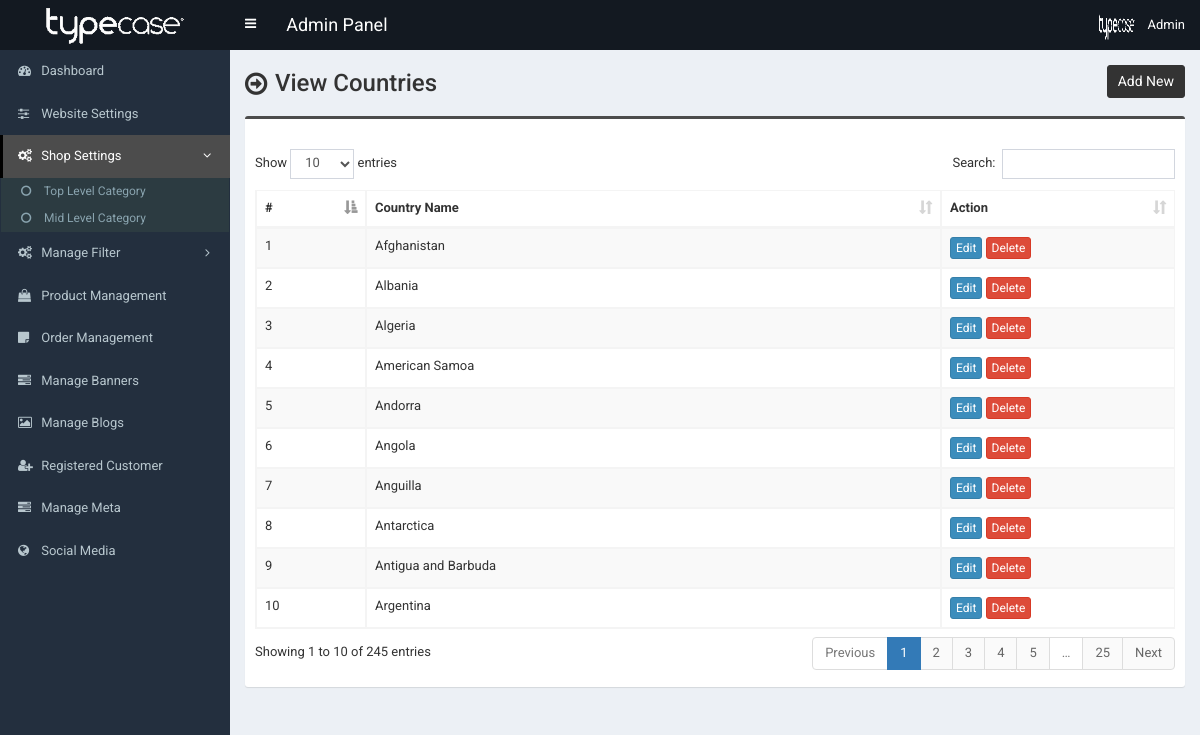
Screenshot of /khatusalasar/country.php (signed in) with the database file from the repository.
### tables this page shows
CREATE TABLE `tbl_country` (
  `country_id` int(11) NOT NULL AUTO_INCREMENT,
  `country_name` varchar(100) NOT NULL DEFAULT '',
  PRIMARY KEY (`country_id`)
);

### khatusalasar/country.php (the view, shortened to what this page needs)
<?php require_once('header.php'); ?>
<section class="content-header">
	<div class="content-header-left">
		<h1>View Countries</h1>
	</div>
	<div class="content-header-right">
		<a href="country-add.php" class="btn btn-primary btn-sm">Add New</a>
	</div>
</section>
<section class="content">
  <div class="row">
    <div class="col-md-12">
      <div class="box box-info">
        <div class="box-body table-responsive">
          <table id="example1" class="table table-bordered table-hover table-striped">
			<thead>
			    <tr>
			        <th>#</th>
			        <th>Country Name</th>
			        <th>Action</th>
			    </tr>
			</thead>
            <tbody>
            	<?php
            	$i=0;
            	$statement = $pdo->prepare("SELECT * FROM tbl_country ORDER BY country_id ASC");
            	$statement->execute();
            	$result = $statement->fetchAll(PDO::FETCH_ASSOC);
            	foreach ($result as $row) {
            		$i++;
            		?>
					<tr>
	                    <td><?php echo $i; ?></td>
	                    <td><?php echo $row['country_name']; ?></td>
	                    <td>
	                        <a href="country-edit.php?id=<?php echo $row['country_id']; ?>" class="btn btn-primary btn-xs">Edit</a>
	                        <a href="#" class="btn btn-danger btn-xs" data-href="country-delete.php?id=<?php echo $row['country_id']; ?>" data-toggle="modal" data-target="#confirm-delete">Delete</a>
	                    </td>
	                </tr>
            		<?php
            	}
            	?>
            </tbody>
          </table>
        </div>
      </div>
</section>
<?php require_once('footer.php'); ?>

### khatusalasar/style.css (style rules this page uses)
body { font-size: 13px; font-family: "Roboto", sans-serif; }
.content-header > h1, .content-header .content-header-left h1 { font-family: "Roboto", sans-serif; }
.box-info { padding-top: 20px; }
.content-header { overflow: hidden; }
.content-header .content-header-left { float: left; padding-top: 5px; }
.content-header .content-header-right { float: right; }
.content-header .content-header-left h1 { margin-top: 0; margin-bottom: 0; padding-left: 30px; padding-bottom: 5px; font-size: 24px; position: relative; }
.content-header .content-header-left h1:before { position: absolute; top: 0; left: 0; font-family: "FontAwesome", sans-serif; font-size: 26px; content: "\f18e"; }
.content-header .content-header-right a { position: relative; font-size: 14px; }
.box.box-info { border-top-color: #4c4c4c; }
.content-header .content-header-right a { background-color: #333333; border-color: #333333; }

### rows the page displays
tbl_country: country_name "Afghanistan"
tbl_country: country_name "Albania"
tbl_country: country_name "Algeria"
tbl_country: country_name "American Samoa"
tbl_country: country_name "Andorra"
tbl_country: country_name "Angola"
tbl_country: country_name "Anguilla"
tbl_country: country_name "Antarctica"
tbl_country: country_name "Antigua and Barbuda"
tbl_country: country_name "Argentina"

### other values shown
$_SESSION['user']['full_name'] "Admin"
